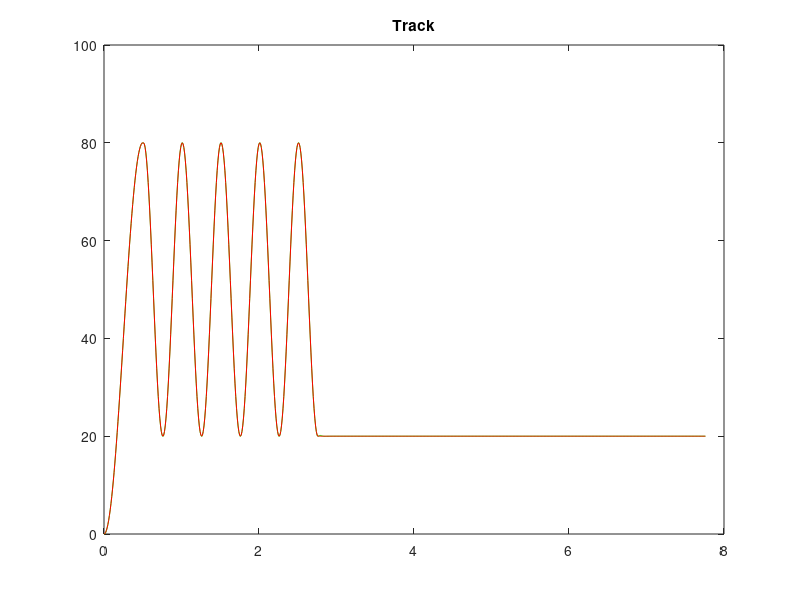
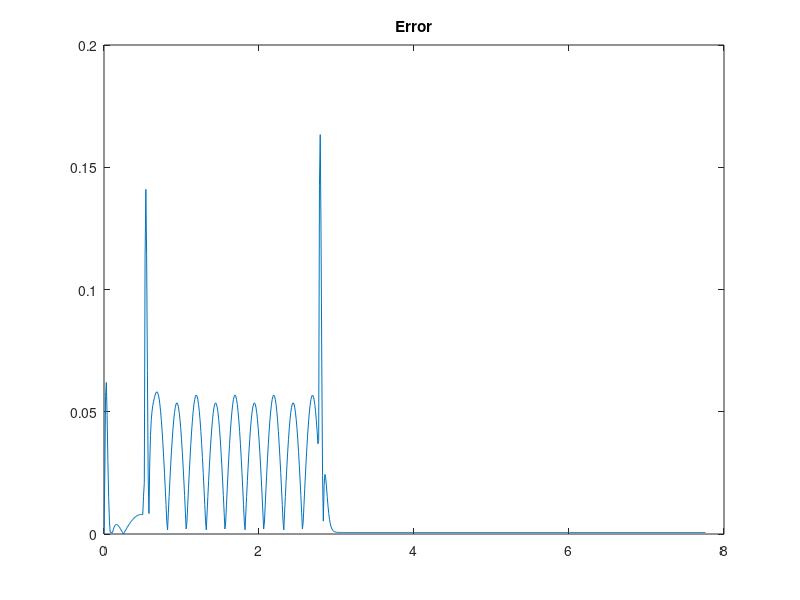
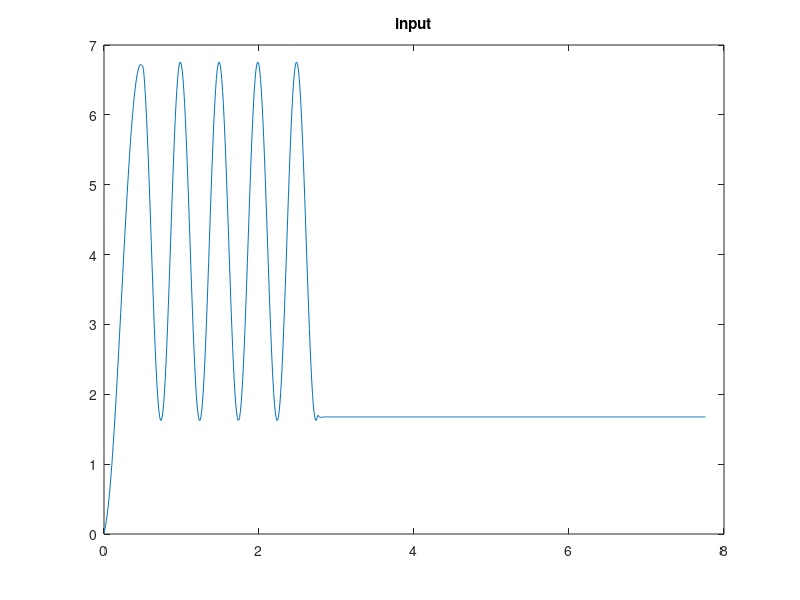
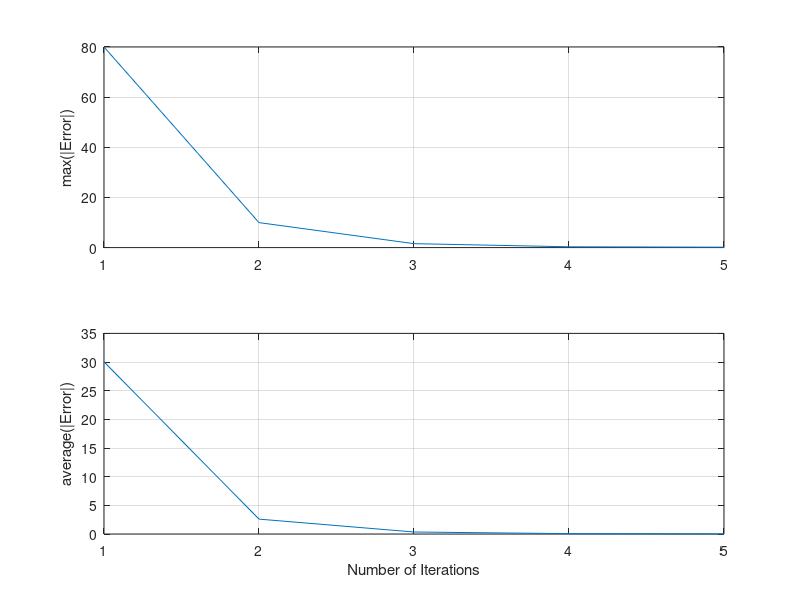

Reproduce these figures in MATLAB, in order.
clc 
clear 

 
 
R = 0.6;
Km = 0.075;
L = 0.0024;
J = 2.1146e-004;
Kf = 0.0011;
 
A = [-R/L -Km/L; Km/J -Kf/J];
B = [1/L; 0];
C = [1  0];
 
 
count = 0;
Ts = 1e-2;
 
sys = ss(A, B, C, 0);
sys = c2d(sys,Ts);
A = sys.A;
B = sys.B;
C = [1 0];
 
 
 
t_d = 0:Ts:0.5;
t_d1 = 0:Ts:2.25;
yd1 = 40*sin(2*pi*t_d - pi/2) + 40;
yd2 = 30*sin(2*pi*2*t_d1 - 3*pi/2) + 50;
yd3 = 20*ones(1,floor(5/Ts));
 
yd = [ yd1 yd2 yd3];
 
% Step
% t_d = 0:Ts:0.25;
% yd1 = 40*sin(2*pi*2*t_d - pi/2) + 40;
% yd2 = 80*ones(1,floor(6/Ts));
%
% yd = [ yd1 yd2 ];
 
n = length(yd);
 
t = 0:n-1;
t = Ts*t;
 
x1 = zeros(1,n);
x2 = x1;
y = zeros(1,n);
e = zeros(1,n);
u = zeros(1,n);
u1 = u;
K1 = 0.1/(C*B)
K = K1;
noise_amp = 0;
for k = 1:5
   
    for tk = 1:n-1
        x1(tk+1) = A(1,1)*x1(tk) + A(1,2)*x2(tk) + B(1)*u(tk);
        x2(tk+1) = A(2,1)*x1(tk) + A(2,2)*x2(tk) + B(2)*u(tk);
    end
   
    e = yd - x2;
    ek1 = e(2:n);
    ek1(n) = e(n);
   
    u = u + K*ek1;
   
    count = count + 1;
    maxabse(count) = max(abs(e));
    meanabse(count) = mean(abs(e));
    maxu(count) = max(u);
    %clear e t t_d t_d1 u x y yd yd1 yd2 yd3
    %K = K/k;
end
 
plot(t,x2,'g',t,yd,'r')
title('Track')
figure, plot(t,abs(e))
title('Error')
figure, plot(t,u)
title('input')
 
 
maxu
figure
subplot(2,1,1),plot(maxabse),grid,ylabel('max(|Error|)')
subplot(2,1,2),plot(meanabse),grid,ylabel('average(|Error|)')
xlabel('Number of Iterations')
ratio_meane = max(meanabse)/min(meanabse)
ratio_maxe = max(maxabse)/min(maxabse)